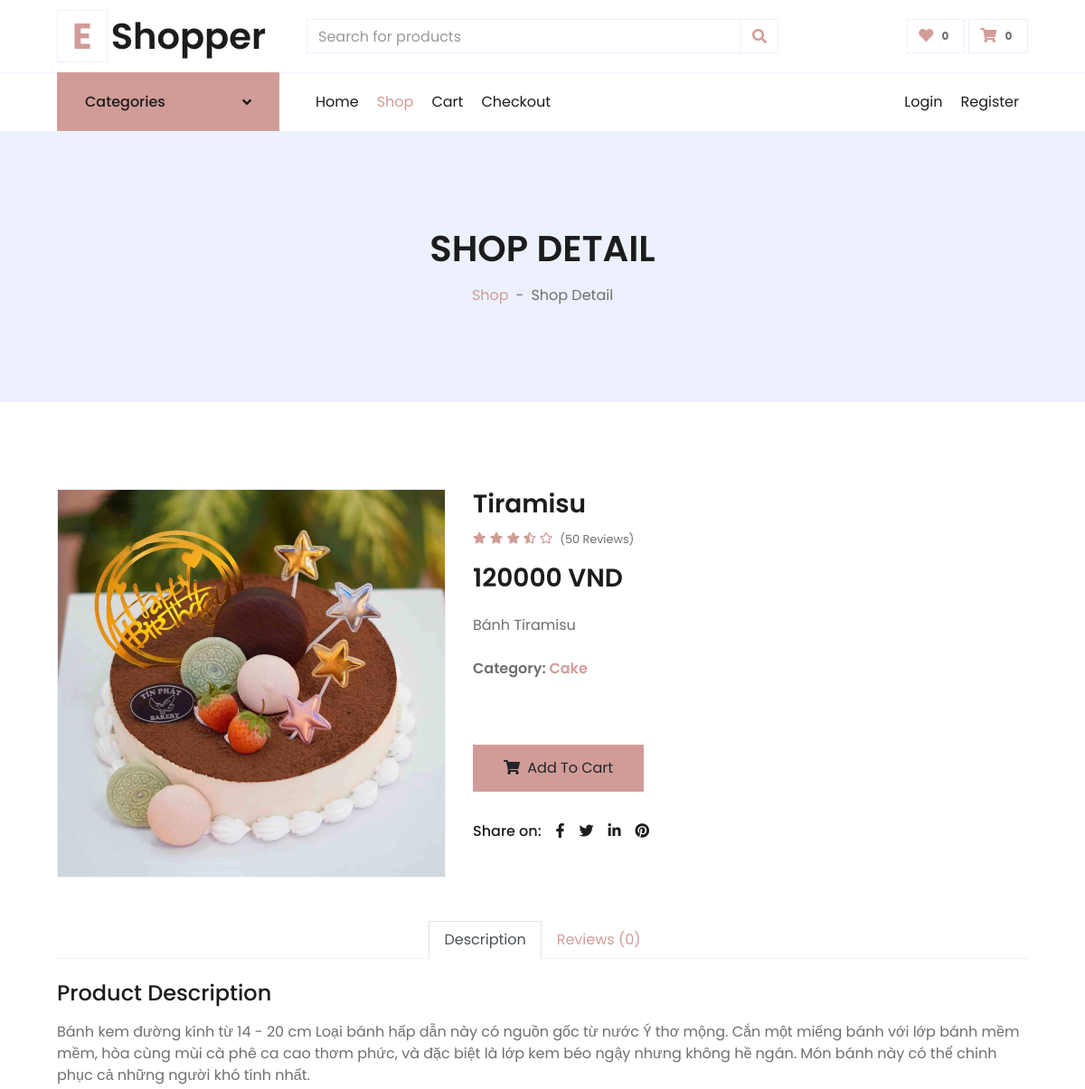
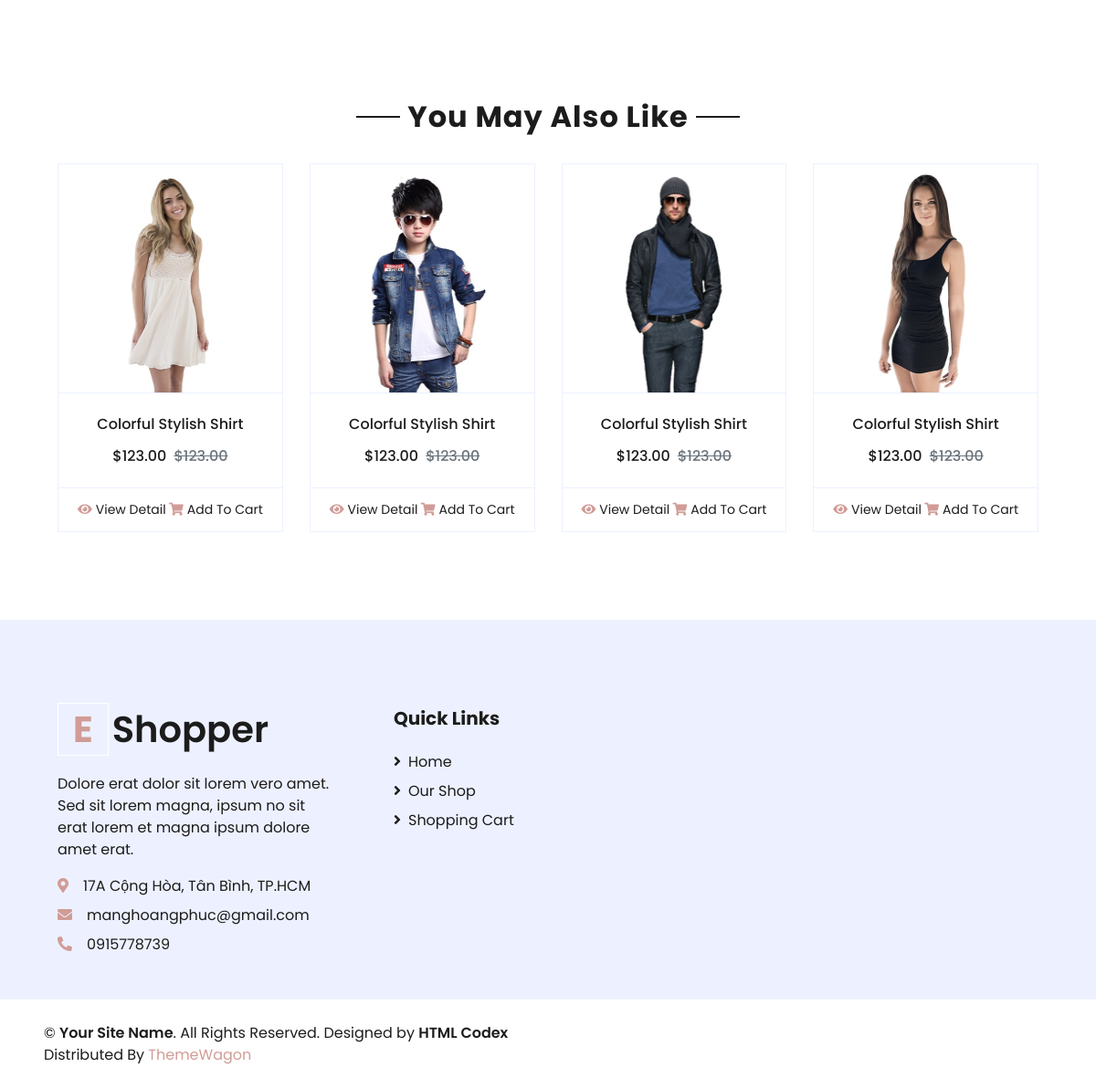
The app's page /shop/detail/4 with its own data (2 pictures, top to bottom).
### product/models.py (models this page shows, shortened)
class Product(models.Model):
    title = models.CharField(max_length=255, default='')
    description = models.TextField(default='')
    product_detail = models.TextField(default='')
    category = models.ForeignKey(Category, on_delete=models.CASCADE)
    price = models.IntegerField(default=0, validators=[MinValueValidator(0)])
    sale_price = models.IntegerField(default=0, validators=[MinValueValidator(0)])
    image = models.ImageField(upload_to='images/', blank=True)
    inventory = models.IntegerField(default=0, validators=[MinValueValidator(0)])

class Category(models.Model):
    title = models.CharField(default='', max_length=100)
    slug = models.SlugField(unique=True)
    image = models.ImageField(upload_to='images/', blank=True)
    description = models.TextField(default='')
    def __str__(self):
        return self.title

### product/views.py (the view)
# urls.py: path('detail/<int:pk>', ProductDetail.as_view(), name='detail-product'),
class ProductDetail(View):
    def get(self, request, pk):
        role = request.role
        product = get_object_or_404(Product, pk=pk)
        categories = Category.objects.all()
        return render(request, 'product/product_detail.html', locals())

### templates/product/product_detail.html (shortened to what this page needs)
{% extends 'product/base.html' %}
{% load static %}
{% block cssblock %}
    <link href="https://cdnjs.cloudflare.com/ajax/libs/font-awesome/5.10.0/css/all.min.css" rel="stylesheet">
    <link href="{% static 'homepage/lib/owlcarousel/assets/owl.carousel.min.css' %}" rel="stylesheet">
    <link href="{% static 'homepage/css/style.css' %}" rel="stylesheet">
{% endblock %}
{% block content %}
    <div class="container-fluid bg-secondary mb-5">
        <div class="d-flex flex-column align-items-center justify-content-center" style="min-height: 300px">
            <h1 class="font-weight-semi-bold text-uppercase mb-3">Shop Detail</h1>
            <div class="d-inline-flex">
                <p class="m-0"><a href="{% url 'list-product' %}">Shop</a></p>
                <p class="m-0 px-2">-</p>
                <p class="m-0">Shop Detail</p>
            </div>
        </div>
    </div>
    <div class="container-fluid py-5">
        <div class="row px-xl-5">
            <div class="col-lg-5 pb-5">
                <div id="product-carousel" class="carousel slide" data-ride="carousel">
                    <div class="carousel-inner border">
                        <div class="carousel-item active">
                            <img class="w-100 h-100" src="{{ product.image.url }}" alt="{{ product.product }}">
                        </div>
                    </div>
                </div>
            </div>
            <div class="col-lg-7 pb-5">
                <h3 class="font-weight-semi-bold">{{ product.title }}</h3>
                <div class="d-flex mb-3">
                    <div class="text-primary mr-2">
                        <small class="fas fa-star"></small>
                        <small class="fas fa-star"></small>
                        <small class="fas fa-star"></small>
                        <small class="fas fa-star-half-alt"></small>
                        <small class="far fa-star"></small>
                    </div>
                    <small class="pt-1">(50 Reviews)</small>
                </div>
                <h3 class="font-weight-semi-bold mb-4">{{ product.sale_price }} VND</h3>
                <p class="mb-4">{{ product.product_detail }} </p>
                <p class="font-weight-semi-bold mb-4">Category: <a href="{% url 'category' product.category.slug %}">{{ product.category }} </a></p>
                <div class="d-flex align-items-center mb-4 pt-2">
                    <form action="{% url 'add-to-cart' %}" class="btn btn-primary px-3">
                        <button type="submit" class="btn btn-primary px-3"><i class="fa fa-shopping-cart mr-1"></i> Add To Cart</button>
                    </form>
                </div>
                <div class="d-flex pt-2">
                    <p class="text-dark font-weight-medium mb-0 mr-2">Share on:</p>
                    <div class="d-inline-flex">
                        <a class="text-dark px-2" href="">
                            <i class="fab fa-facebook-f"></i>
                        </a>
                        <a class="text-dark px-2" href="">
                            <i class="fab fa-twitter"></i>
                        </a>
                        <a class="text-dark px-2" href="">
                            <i class="fab fa-linkedin-in"></i>
                        </a>
                        <a class="text-dark px-2" href="">
                            <i class="fab fa-pinterest"></i>
                        </a>
                    </div>
                </div>
            </div>
        </div>
        <div class="row px-xl-5">
            <div class="col">
                <div class="nav nav-tabs justify-content-center border-secondary mb-4">
                    <a class="nav-item nav-link active" data-toggle="tab" href="#tab-pane-1">Description</a>
                    <a class="nav-item nav-link" data-toggle="tab" href="#tab-pane-2">Reviews (0)</a>
                </div>
                <div class="tab-content">
                    <div class="tab-pane fade show active" id="tab-pane-1">
                        <h4 class="mb-3">Product Description</h4>
                        <p>{{ product.description}}</p>
                    </div>
                </div>
            </div>
        </div>
    </div>
    <div class="container-fluid py-5">
        <div class="text-center mb-4">
            <h2 class="section-title px-5"><span class="px-2">You May Also Like</span></h2>
        </div>
        <div class="row px-xl-5">
            <div class="col">
                <div class="owl-carousel related-carousel">
                    <div class="card product-item border-0">
                        <div class="card-header product-img position-relative overflow-hidden bg-transparent border p-0">
                            <img class="img-fluid w-100" src="img/product-1.jpg" alt="">
                        </div>
                        <div class="card-body border-left border-right text-center p-0 pt-4 pb-3">
                            <h6 class="text-truncate mb-3">Colorful Stylish Shirt</h6>
                            <div class="d-flex justify-content-center">
                                <h6>$123.00</h6><h6 class="text-muted ml-2"><del>$123.00</del></h6>
                            </div>
                        </div>
                        <div class="card-footer d-flex justify-content-between bg-light border">
                            <a href="" class="btn btn-sm text-dark p-0"><i class="fas fa-eye text-primary mr-1"></i>View Detail</a>
                            <a href="" class="btn btn-sm text-dark p-0"><i class="fas fa-shopping-cart text-primary mr-1"></i>Add To Cart</a>
                        </div>
                    </div>
                    <div class="card product-item border-0">
                        <div class="card-header product-img position-relative overflow-hidden bg-transparent border p-0">
                            <img class="img-fluid w-100" src="img/product-2.jpg" alt="">
                        </div>
                        <div class="card-body border-left border-right text-center p-0 pt-4 pb-3">
                            <h6 class="text-truncate mb-3">Colorful Stylish Shirt</h6>
                            <div class="d-flex justify-content-center">
                                <h6>$123.00</h6><h6 class="text-muted ml-2"><del>$123.00</del></h6>
                            </div>
                        </div>
                        <div class="card-footer d-flex justify-content-between bg-light border">
                            <a href="" class="btn btn-sm text-dark p-0"><i class="fas fa-eye text-primary mr-1"></i>View Detail</a>
                            <a href="" class="btn btn-sm text-dark p-0"><i class="fas fa-shopping-cart text-primary mr-1"></i>Add To Cart</a>
                        </div>
                    </div>
                    <div class="card product-item border-0">
                        <div class="card-header product-img position-relative overflow-hidden bg-transparent border p-0">
                            <img class="img-fluid w-100" src="img/product-3.jpg" alt="">
                        </div>
                        <div class="card-body border-left border-right text-center p-0 pt-4 pb-3">
                            <h6 class="text-truncate mb-3">Colorful Stylish Shirt</h6>
                            <div class="d-flex justify-content-center">
                                <h6>$123.00</h6><h6 class="text-muted ml-2"><del>$123.00</del></h6>
                            </div>
                        </div>
                        <div class="card-footer d-flex justify-content-between bg-light border">
                            <a href="" class="btn btn-sm text-dark p-0"><i class="fas fa-eye text-primary mr-1"></i>View Detail</a>
                            <a href="" class="btn btn-sm text-dark p-0"><i class="fas fa-shopping-cart text-primary mr-1"></i>Add To Cart</a>
                        </div>
                    </div>
                    <div class="card product-item border-0">
                        <div class="card-header product-img position-relative overflow-hidden bg-transparent border p-0">
                            <img class="img-fluid w-100" src="img/product-4.jpg" alt="">
                        </div>
                        <div class="card-body border-left border-right text-center p-0 pt-4 pb-3">
                            <h6 class="text-truncate mb-3">Colorful Stylish Shirt</h6>
                            <div class="d-flex justify-content-center">
                                <h6>$123.00</h6><h6 class="text-muted ml-2"><del>$123.00</del></h6>
                            </div>
                        </div>
                        <div class="card-footer d-flex justify-content-between bg-light border">
                            <a href="" class="btn btn-sm text-dark p-0"><i class="fas fa-eye text-primary mr-1"></i>View Detail</a>
                            <a href="" class="btn btn-sm text-dark p-0"><i class="fas fa-shopping-cart text-primary mr-1"></i>Add To Cart</a>
                        </div>
                    </div>
                </div>
            </div>
        </div>
    </div>
{% endblock %}

### records on screen
Product: image (picture), title "Tiramisu", sale_price "120000", product_detail "Bánh Tiramisu", category "Cake", description "Bánh kem đường kính từ 14 - 20 cm Loại bánh hấp dẫn này có nguồn gốc từ nước Ý thơ mộng. Cắn một miếng bánh với lớp bánh mềm mềm, hòa cùng mùi cà phê ca cao thơm phức, và đặc biệt là lớp kem béo ngậy nhưng không hề ngán. Món bánh này có thể chinh phục cả những người khó tính nhất."
